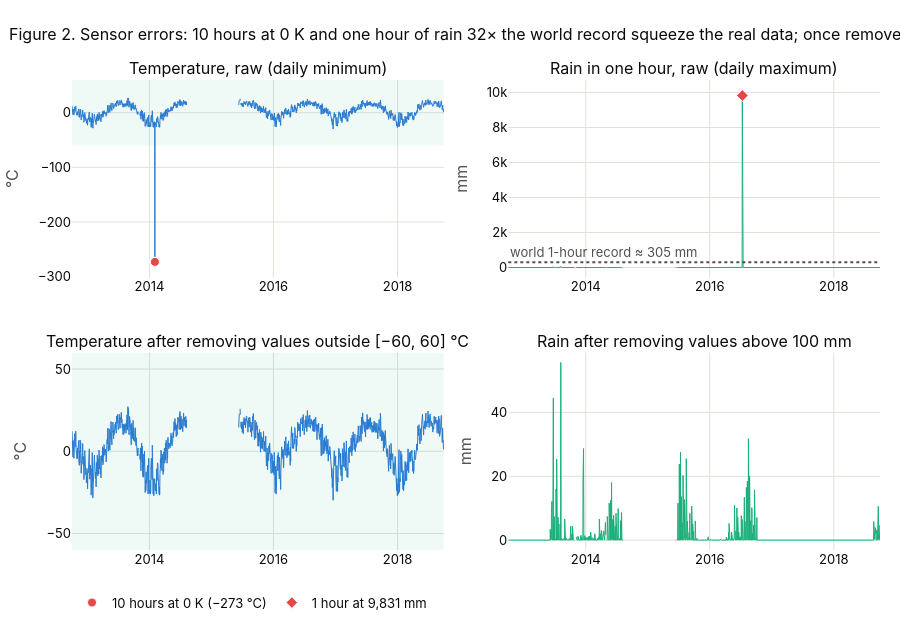

Notebook source saved alongside this figure:
### Code cell
# Figure: the two sensor errors before and after the rule above (whole file, daily extremes keep the notebook light)
RAIN_RECORD_1H = 305   # mm, world record for 60 minutes (WMO Weather and Climate Extremes Archive: Holt, Missouri, 1947)
bad_t = regular["temp_c"][regular["temp_c"] < VALID_RANGES["temp_c"][0]]
bad_r = regular["rain_1h"][regular["rain_1h"] > VALID_RANGES["rain_1h"][1]]
temp_ok = regular["temp_c"].where(regular["temp_c"].between(*VALID_RANGES["temp_c"]))
rain_ok = regular["rain_1h"].where(regular["rain_1h"].between(*VALID_RANGES["rain_1h"]))
panels = [(regular["temp_c"].resample("D").min(), regular["rain_1h"].resample("D").max()),
          (temp_ok.resample("D").min(), rain_ok.resample("D").max())]

fig = make_subplots(rows=2, cols=2, vertical_spacing=0.16, horizontal_spacing=0.08,
                    subplot_titles=("Temperature, raw (daily minimum)", "Rain in one hour, raw (daily maximum)",
                                    "Temperature after removing values outside [−60, 60] °C",
                                    "Rain after removing values above 100 mm"))
for row, (t, r) in enumerate(panels, start=1):
    fig.add_trace(go.Scatter(x=t.index, y=t.values, mode="lines", line=dict(color=BLUE, width=1), showlegend=False,
                             hovertemplate="%{x|%d/%m/%Y}: %{y:.1f} °C<extra></extra>"), row=row, col=1)
    fig.add_trace(go.Scatter(x=r.index, y=r.values, mode="lines", line=dict(color=AQUA, width=1), showlegend=False,
                             hovertemplate="%{x|%d/%m/%Y}: %{y:,.1f} mm<extra></extra>"), row=row, col=2)
fig.add_trace(go.Scatter(x=bad_t.index, y=bad_t.values, mode="markers", name=f"{len(bad_t)} hours at 0 K (−273 °C)",
                         marker=dict(color=RED, size=9, line=dict(color="#ffffff", width=1))), row=1, col=1)
fig.add_trace(go.Scatter(x=bad_r.index, y=bad_r.values, mode="markers", name=f"{len(bad_r)} hour at {bad_r.iloc[0]:,.0f} mm",
                         marker=dict(color=RED, size=9, symbol="diamond", line=dict(color="#ffffff", width=1))), row=1, col=2)
fig.add_hline(y=RAIN_RECORD_1H, line_dash="dot", line_color=INK_2, row=1, col=2,
              annotation_text=f"world 1-hour record ≈ {RAIN_RECORD_1H} mm", annotation_position="top left",
              annotation_font_color=INK_2)
for row in (1, 2):
    fig.add_hrect(y0=VALID_RANGES["temp_c"][0], y1=VALID_RANGES["temp_c"][1], fillcolor=AQUA, opacity=0.07,
                  line_width=0, row=row, col=1)
    fig.update_yaxes(title_text="°C", row=row, col=1)
    fig.update_yaxes(title_text="mm", row=row, col=2)
show_fig(fig, f"Sensor errors: {len(bad_t)} hours at 0 K and one hour of rain {bad_r.iloc[0] / RAIN_RECORD_1H:.0f}× the world record "
              "squeeze the real data; once removed, the seasonal cycle appears", "ts_invalid_values", height=640,
         legend=dict(orientation="h", yanchor="top", y=-0.08, x=0), margin=dict(b=90))
print(f"temperature after the rule: {temp_ok.min():.1f} to {temp_ok.max():.1f} °C "
      f"(5–95%: {temp_ok.quantile(0.05):.0f} to {temp_ok.quantile(0.95):.0f} °C) | "
      f"rain after the rule: max {rain_ok.max():.1f} mm, median of rainy hours {rain_ok[rain_ok > 0].median():.2f} mm | "
      f"9,831 mm = {bad_r.iloc[0] / RAIN_RECORD_1H:.1f}× the record")

### Figure 1 — Plotly figure (JSON) as saved in the notebook; plotly's stock layout.template omitted (floating-point values rounded to 4 significant figures; data arrays with more than 128 entries replaced by an {"elided": "..."} marker saying what was removed)
{"data": [{"hovertemplate": "%{x|%d/%m/%Y}: %{y:.1f} °C<extra></extra>", "line": {"color": "#2a78d6", "width": 1}, "mode": "lines", "showlegend": false, "type": "scatter", "x": {"elided": "2190 str values"}, "xaxis": "x", "y": {"elided": "2190 float values"}, "yaxis": "y"}, {"hovertemplate": "%{x|%d/%m/%Y}: %{y:,.1f} mm<extra></extra>", "line": {"color": "#1baf7a", "width": 1}, "mode": "lines", "showlegend": false, "type": "scatter", "x": {"elided": "2190 str values"}, "xaxis": "x2", "y": {"elided": "2190 float values"}, "yaxis": "y2"}, {"hovertemplate": "%{x|%d/%m/%Y}: %{y:.1f} °C<extra></extra>", "line": {"color": "#2a78d6", "width": 1}, "mode": "lines", "showlegend": false, "type": "scatter", "x": {"elided": "2190 str values"}, "xaxis": "x3", "y": {"elided": "2190 float values"}, "yaxis": "y3"}, {"hovertemplate": "%{x|%d/%m/%Y}: %{y:,.1f} mm<extra></extra>", "line": {"color": "#1baf7a", "width": 1}, "mode": "lines", "showlegend": false, "type": "scatter", "x": {"elided": "2190 str values"}, "xaxis": "x4", "y": {"elided": "2190 float values"}, "yaxis": "y4"}, {"marker": {"color": "#e34948", "line": {"color": "#ffffff", "width": 1}, "size": 9}, "mode": "markers", "name": "10 hours at 0 K (−273 °C)", "type": "scatter", "x": ["2014-01-31T03:00:00", "2014-01-31T04:00:00", "2014-01-31T05:00:00", "2014-01-31T06:00:00", "2014-02-02T03:00:00", "2014-02-02T04:00:00", "2014-02-02T05:00:00", "2014-02-02T06:00:00", "2014-02-02T07:00:00", "2014-02-02T08:00:00"], "xaxis": "x", "y": [-273.1, -273.1, -273.1, -273.1, -273.1, -273.1, -273.1, -273.1, -273.1, -273.1], "yaxis": "y"}, {"marker": {"color": "#e34948", "line": {"color": "#ffffff", "width": 1}, "size": 9, "symbol": "diamond"}, "mode": "markers", "name": "1 hour at 9,831 mm", "type": "scatter", "x": ["2016-07-11T17:00:00"], "xaxis": "x2", "y": [9831.0], "yaxis": "y2"}], "layout": {"annotations": [{"font": {"size": 16}, "showarrow": false, "text": "Temperature, raw (daily minimum)", "x": 0.23, "xanchor": "center", "xref": "paper", "y": 1.0, "yanchor": "bottom", "yref": "paper"}, {"font": {"size": 16}, "showarrow": false, "text": "Rain in one hour, raw (daily maximum)", "x": 0.77, "xanchor": "center", "xref": "paper", "y": 1.0, "yanchor": "bottom", "yref": "paper"}, {"font": {"size": 16}, "showarrow": false, "text": "Temperature after removing values outside [−60, 60] °C", "x": 0.23, "xanchor": "center", "xref": "paper", "y": 0.42, "yanchor": "bottom", "yref": "paper"}, {"font": {"size": 16}, "showarrow": false, "text": "Rain after removing values above 100 mm", "x": 0.77, "xanchor": "center", "xref": "paper", "y": 0.42, "yanchor": "bottom", "yref": "paper"}, {"font": {"color": "#52514e"}, "showarrow": false, "text": "world 1-hour record ≈ 305 mm", "x": 0, "xanchor": "left", "xref": "x2 domain", "y": 305, "yanchor": "bottom", "yref": "y2"}], "height": 640, "legend": {"orientation": "h", "x": 0, "y": -0.08, "yanchor": "top"}, "margin": {"b": 90}, "meta": {"name": "ts_invalid_values"}, "shapes": [{"line": {"color": "#52514e", "dash": "dot"}, "type": "line", "x0": 0, "x1": 1, "xref": "x2 domain", "y0": 305, "y1": 305, "yref": "y2"}, {"fillcolor": "#1baf7a", "line": {"width": 0}, "opacity": 0.07, "type": "rect", "x0": 0, "x1": 1, "xref": "x domain", "y0": -60, "y1": 60, "yref": "y"}, {"fillcolor": "#1baf7a", "line": {"width": 0}, "opacity": 0.07, "type": "rect", "x0": 0, "x1": 1, "xref": "x3 domain", "y0": -60, "y1": 60, "yref": "y3"}], "title": {"text": "Figure 2. Sensor errors: 10 hours at 0 K and one hour of rain 32× the world record squeeze the real data; once removed, the seasonal cycle appears"}, "xaxis": {"anchor": "y", "domain": [0.0, 0.46]}, "xaxis2": {"anchor": "y2", "domain": [0.54, 1.0]}, "xaxis3": {"anchor": "y3", "domain": [0.0, 0.46]}, "xaxis4": {"anchor": "y4", "domain": [0.54, 1.0]}, "yaxis": {"anchor": "x", "domain": [0.58, 1.0], "title": {"text": "°C"}}, "yaxis2": {"anchor": "x2", "domain": [0.58, 1.0], "title": {"text": "mm"}}, "yaxis3": {"anchor": "x3", "domain": [0.0, 0.42], "title": {"text": "°C"}}, "yaxis4": {"anchor": "x4", "domain": [0.0, 0.42], "title": {"text": "mm"}}}}
